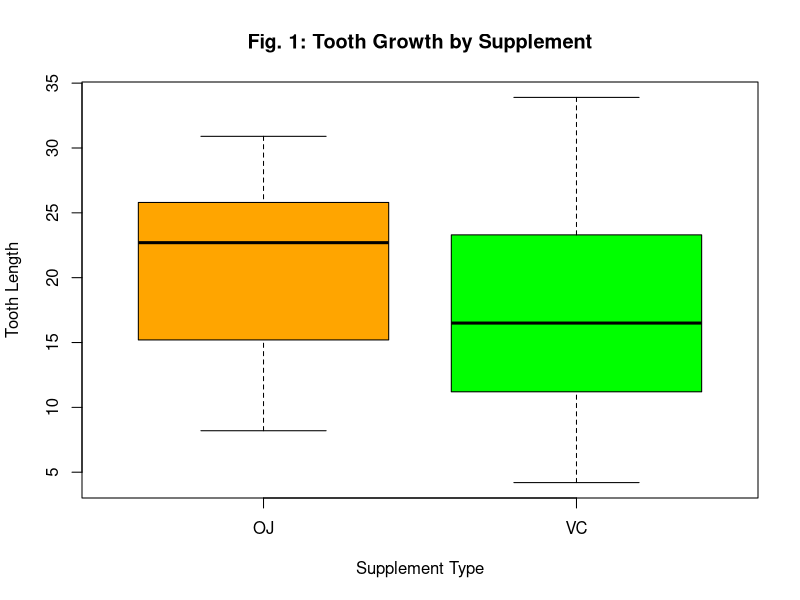
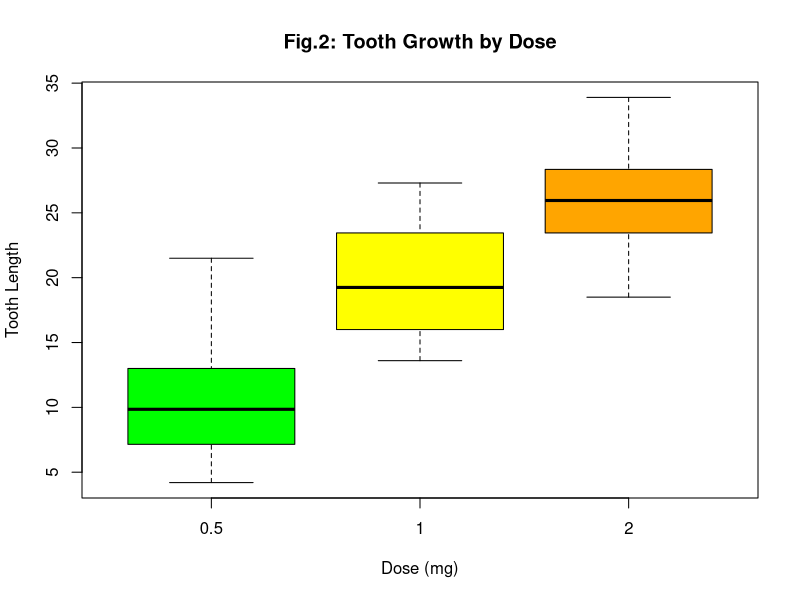
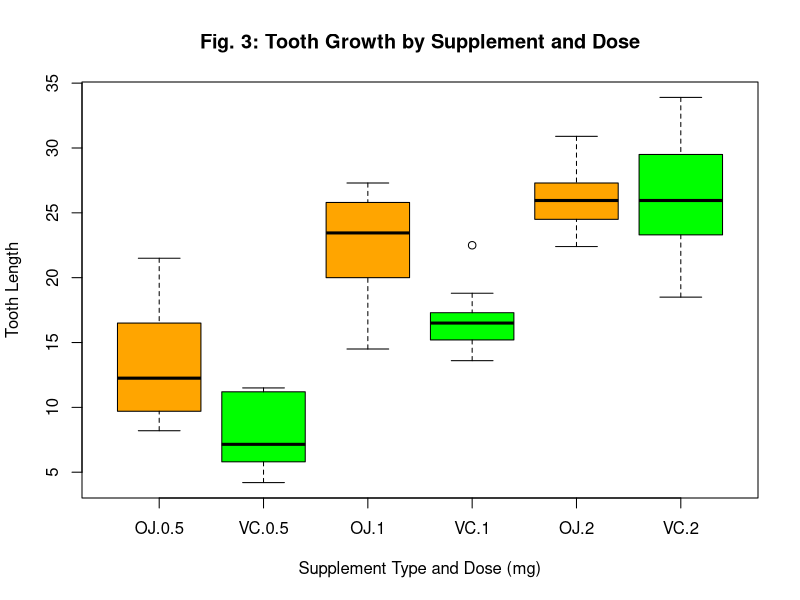
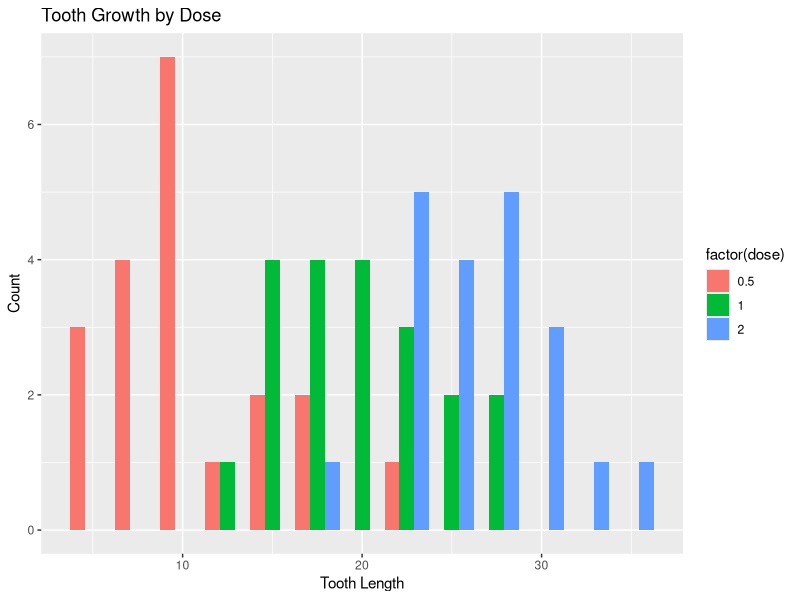
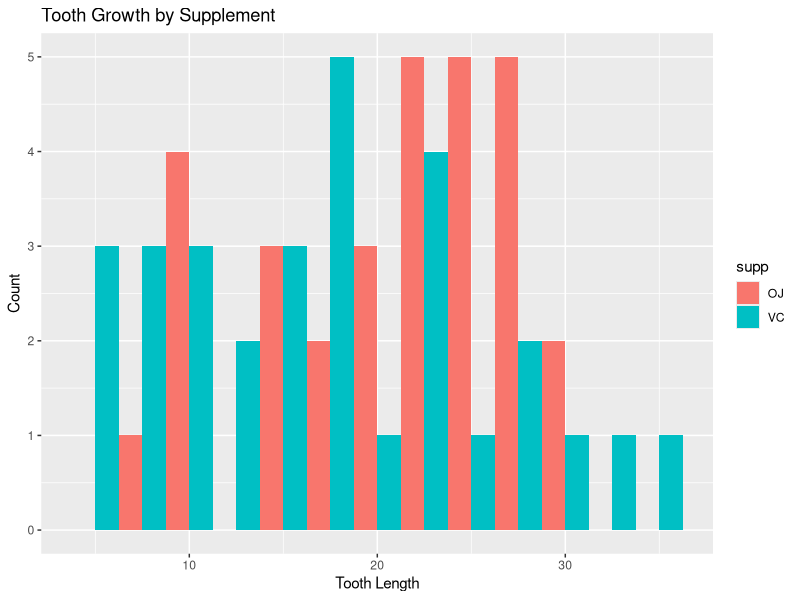

Generate these figures, in order, with R: (Note: this script raises an error after producing the figures.)
data("ToothGrowth")
str(ToothGrowth)
?ToothGrowth

head(ToothGrowth)
tail(ToothGrowth)
unique(ToothGrowth$dose, 3)
unique(ToothGrowth$supp, 3)

summary(ToothGrowth$len)

boxplot(len~supp, data=ToothGrowth, col=(c("orange","green")),
        main="Fig. 1: Tooth Growth by Supplement", xlab="Supplement Type", ylab="Tooth Length")

boxplot(len~dose, data=ToothGrowth, col=(c("green","yellow", "orange")),
        main="Fig.2: Tooth Growth by Dose", xlab="Dose (mg)", ylab="Tooth Length")

boxplot(len~supp*dose, data=ToothGrowth, col=(c("orange","green")),
        main="Fig. 3: Tooth Growth by Supplement and Dose", xlab="Supplement Type and Dose (mg)", ylab="Tooth Length")

library(ggplot2)

ggplot(ToothGrowth, aes(x=len, fill=factor(dose))) +
  geom_histogram(binwidth=2.5, position="dodge") +
  labs(title='Tooth Growth by Dose', y='Count', x='Tooth Length')

ggplot(ToothGrowth, aes(x=len, fill=supp)) +
  geom_histogram(binwidth=2.5, position="dodge") +
  labs(title='Tooth Growth by Supplement', y='Count', x='Tooth Length')

test1 <- t.test(len ~ supp, paired = FALSE, var.equal = FALSE, data = ToothGrowth) # Test 1
test2 <- t.test(len ~ supp, paired = FALSE, var.equal = FALSE, data = ToothGrowth[ToothGrowth$dose==0.5,]) # Test 2
test3 <- t.test(len ~ supp, paired = FALSE, var.equal = FALSE, data = ToothGrowth[ToothGrowth$dose==1,]) # Test 3
test4 <- t.test(len ~ supp, paired = FALSE, var.equal = FALSE, data = ToothGrowth[ToothGrowth$dose==2,]) # Test 4

test2data <- c(dose=0.5, statistic = test2$statistic, 
               CI_lower = test2$conf.int[1], CI_upper = test2$conf.int[2], 
               OJ = test2$estimate[1], VC = test2$estimate[2])
test3data <- cbind(dose=1.0, statistic = test3$statistic, 
               CI_lower = test3$conf.int[1], CI_upper = test3$conf.int[2], 
               OJ = test3$estimate[1], VC = test3$estimate[2])
test4data <- cbind(dose=2.0, statistic = test4$statistic, 
                   CI_lower = test4$conf.int[1], CI_upper = test4$conf.int[2], 
                   OJ = test4$estimate[1], VC = test4$estimate[2])
tests <- data.frame()
tests <- rbind(tests, "Test 2" = test2data, "Test 3" = test3data, "Test 4" = test4data)

